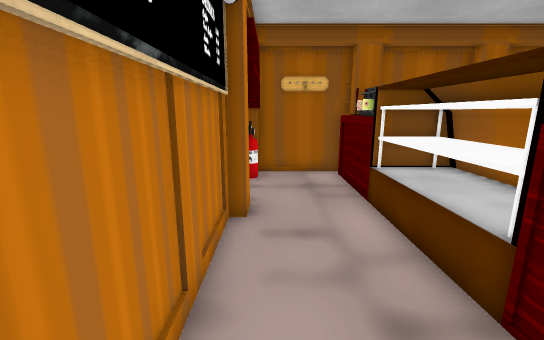
[1] (above)

12 first-person views from a walk through a 3-D level made in the Unity game engine. The camera is 1.3 m above the floor, tilts 12° down and sees 90° across. The floor is counted in squares, 0.5 m on a side. Each view is taken from the middle of a square. On the plan, view 1 faces up. The plan holds only what a view shows up to about 19 squares ahead; the rest is blank. The player is left out. Door leaves are left out, so doorways stand open.

[2]
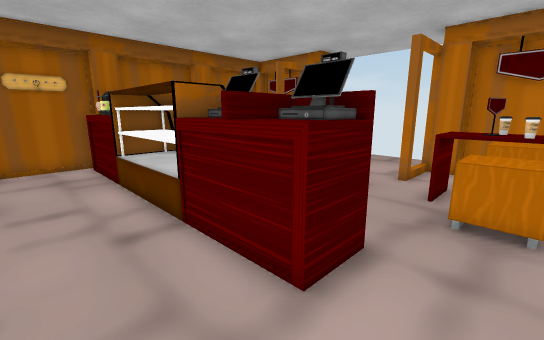

[3]
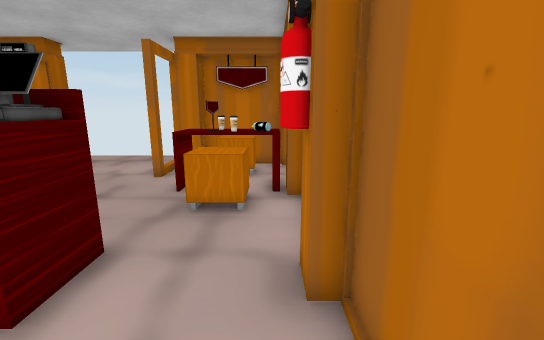

[4]
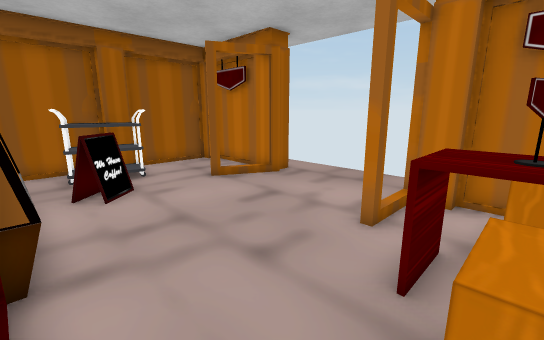

[5]
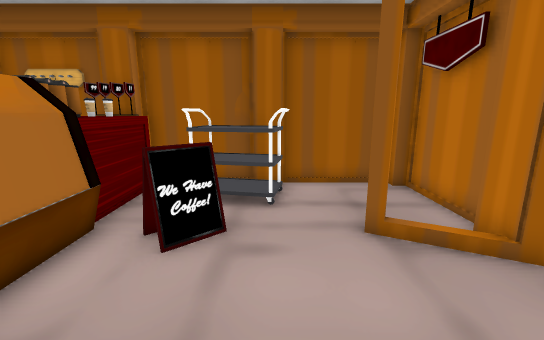

[6]
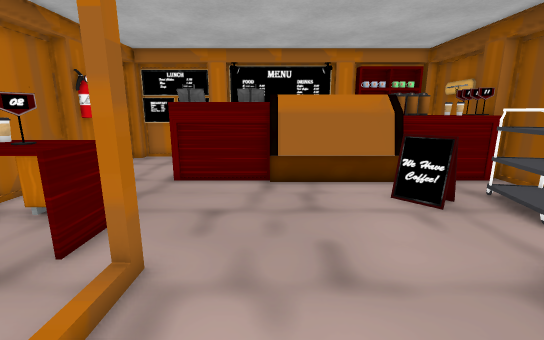

[7]
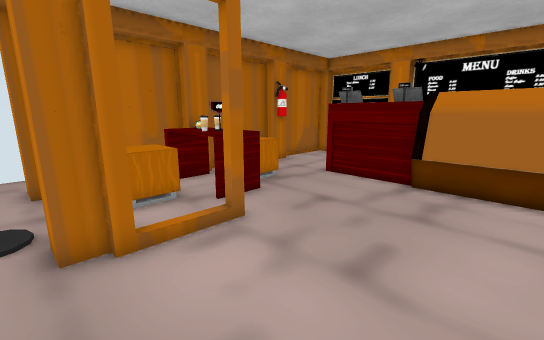

[8]
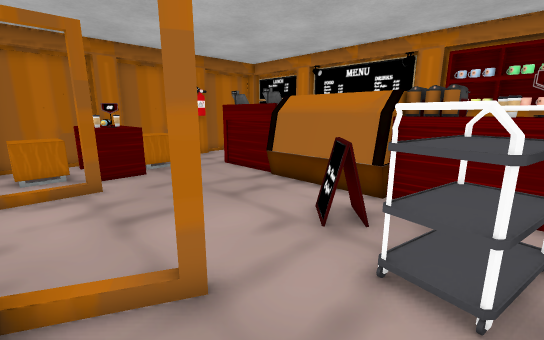

[9]
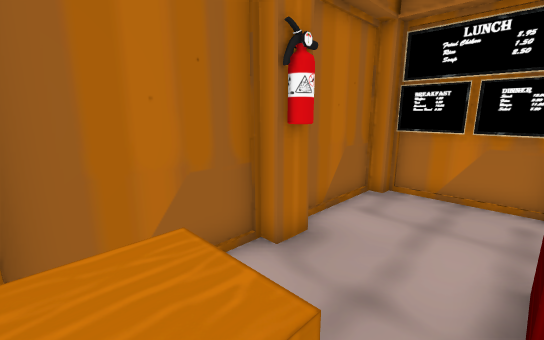

[10]
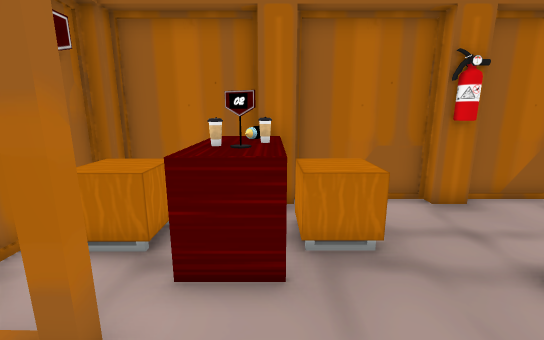

[11]
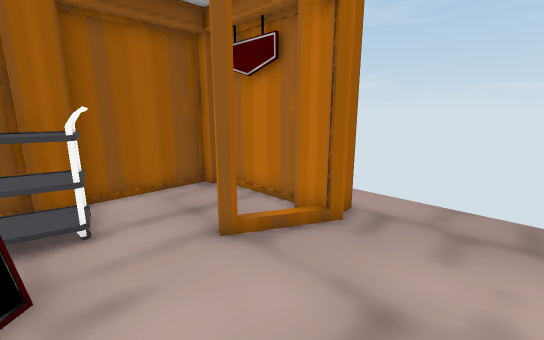

[12]
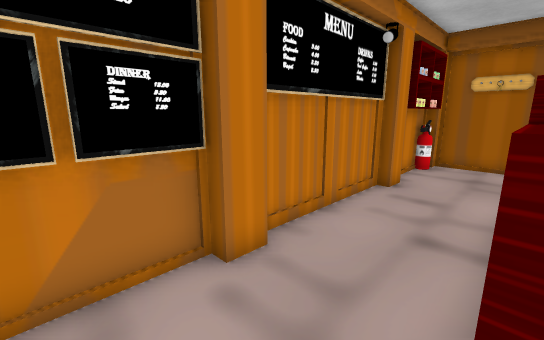

### Floor plan
Key: @ floor where view 1 was taken; # wall or solid block; . floor; D open door; = window, fence, low wall or low ledge; ^ raised ledge; E fire extinguisher; P pillar; C cup; A cart; B blackboard; O other object.
Columns run from 1 left of view 1 to 16 right of it. Each row starts with its distance up from view 1.
 12 ##############P#P
 11 E#..OOOAAAA....P
 10 OO..OCOAAAA....#
  9 OO..OOO.  A....#
  8 ##..##O#==..#DDD#
  7 P....^^==...DDPD#.
  6 #....^^.....DDDD..
  5 #....^^.....DDDD..
  4 #....^^.....DDDD..
  3 #...##^.....DDDD..
  2 #...O##.....DDDD..
  1 #...OO#.....DDDD.
  0 P@..O##.......PP#
 -1 B...OO#...OOO..##
 -2 #.......OOOCOOO#
 -3 #.......OOCOOOO#
 -4 #....E....OOO..##
 -5 ##############PP#
 -6                P#

Positions as (right, up) in squares from view 1, and headings:
1: (0, 0), facing up
2: (0, -3), facing up-right
3: (0, -4), facing right
4: (5, -2), facing up-right
5: (9, 2), facing up
6: (15, 3), facing left
7: (15, 6), facing down-left
8: (13, 11), facing down-left
9: (8, -1), facing down-left
10: (9, 3), facing down
11: (8, 3), facing up-right
12: (3, -3), facing up-left
